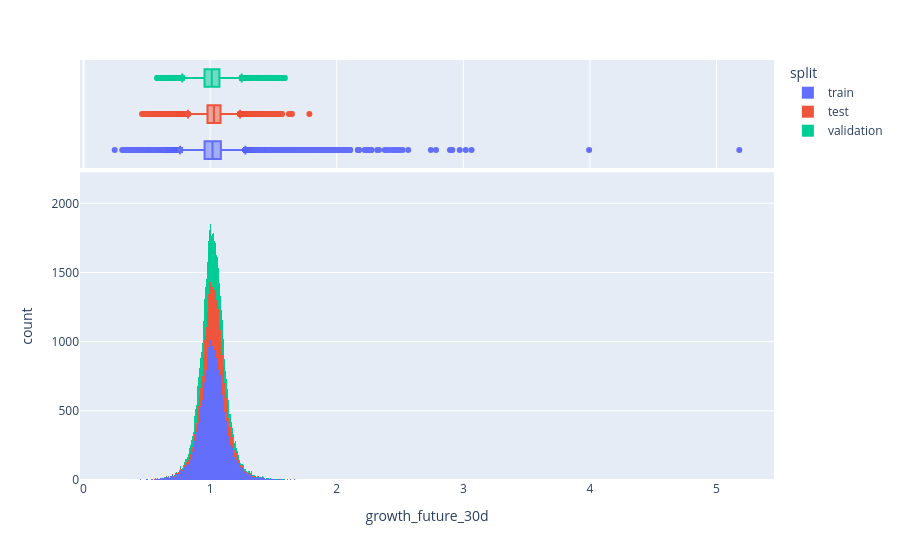

The code cell stored with this chart in its notebook:
### Code cell
#Assuming df_with_dummies is my dataframe containing the'growth_future_5d' variable and 'split' column
#creating the histogram
fig = px.histogram(new_df,
                   x="growth_future_30d",
                   color = "split",
                   marginal="box"
                  )
fig.show()

### Figure 1 — Plotly figure (JSON) as saved in the notebook; plotly's stock layout.template omitted (floating-point values rounded to 4 significant figures; data arrays with more than 128 entries replaced by an {"elided": "..."} marker saying what was removed)
{"data": [{"bingroup": "x", "hovertemplate": "split=train<br>growth_future_30d=%{x}<br>count=%{y}<extra></extra>", "legendgroup": "train", "marker": {"color": "#636efa", "pattern": {"shape": ""}}, "name": "train", "orientation": "v", "showlegend": true, "type": "histogram", "x": {"elided": "115144 float values"}, "xaxis": "x", "yaxis": "y"}, {"hovertemplate": "split=train<br>growth_future_30d=%{x}<extra></extra>", "legendgroup": "train", "marker": {"color": "#636efa"}, "name": "train", "notched": true, "showlegend": false, "type": "box", "x": {"elided": "115144 float values"}, "xaxis": "x2", "yaxis": "y2"}, {"bingroup": "x", "hovertemplate": "split=test<br>growth_future_30d=%{x}<br>count=%{y}<extra></extra>", "legendgroup": "test", "marker": {"color": "#EF553B", "pattern": {"shape": ""}}, "name": "test", "orientation": "v", "showlegend": true, "type": "histogram", "x": {"elided": "41893 float values"}, "xaxis": "x", "yaxis": "y"}, {"hovertemplate": "split=test<br>growth_future_30d=%{x}<extra></extra>", "legendgroup": "test", "marker": {"color": "#EF553B"}, "name": "test", "notched": true, "showlegend": false, "type": "box", "x": {"elided": "41893 float values"}, "xaxis": "x2", "yaxis": "y2"}, {"bingroup": "x", "hovertemplate": "split=validation<br>growth_future_30d=%{x}<br>count=%{y}<extra></extra>", "legendgroup": "validation", "marker": {"color": "#00cc96", "pattern": {"shape": ""}}, "name": "validation", "orientation": "v", "showlegend": true, "type": "histogram", "x": {"elided": "42888 float values"}, "xaxis": "x", "yaxis": "y"}, {"hovertemplate": "split=validation<br>growth_future_30d=%{x}<extra></extra>", "legendgroup": "validation", "marker": {"color": "#00cc96"}, "name": "validation", "notched": true, "showlegend": false, "type": "box", "x": {"elided": "42888 float values"}, "xaxis": "x2", "yaxis": "y2"}], "layout": {"barmode": "relative", "legend": {"title": {"text": "split"}, "tracegroupgap": 0}, "margin": {"t": 60}, "xaxis": {"anchor": "y", "domain": [0, 1], "title": {"text": "growth_future_30d"}}, "xaxis2": {"anchor": "y2", "domain": [0, 1], "matches": "x", "showgrid": true, "showticklabels": false}, "yaxis": {"anchor": "x", "domain": [0, 0.7326], "title": {"text": "count"}}, "yaxis2": {"anchor": "x2", "domain": [0.7426, 1], "matches": "y2", "showgrid": false, "showline": false, "showticklabels": false, "ticks": ""}}}
